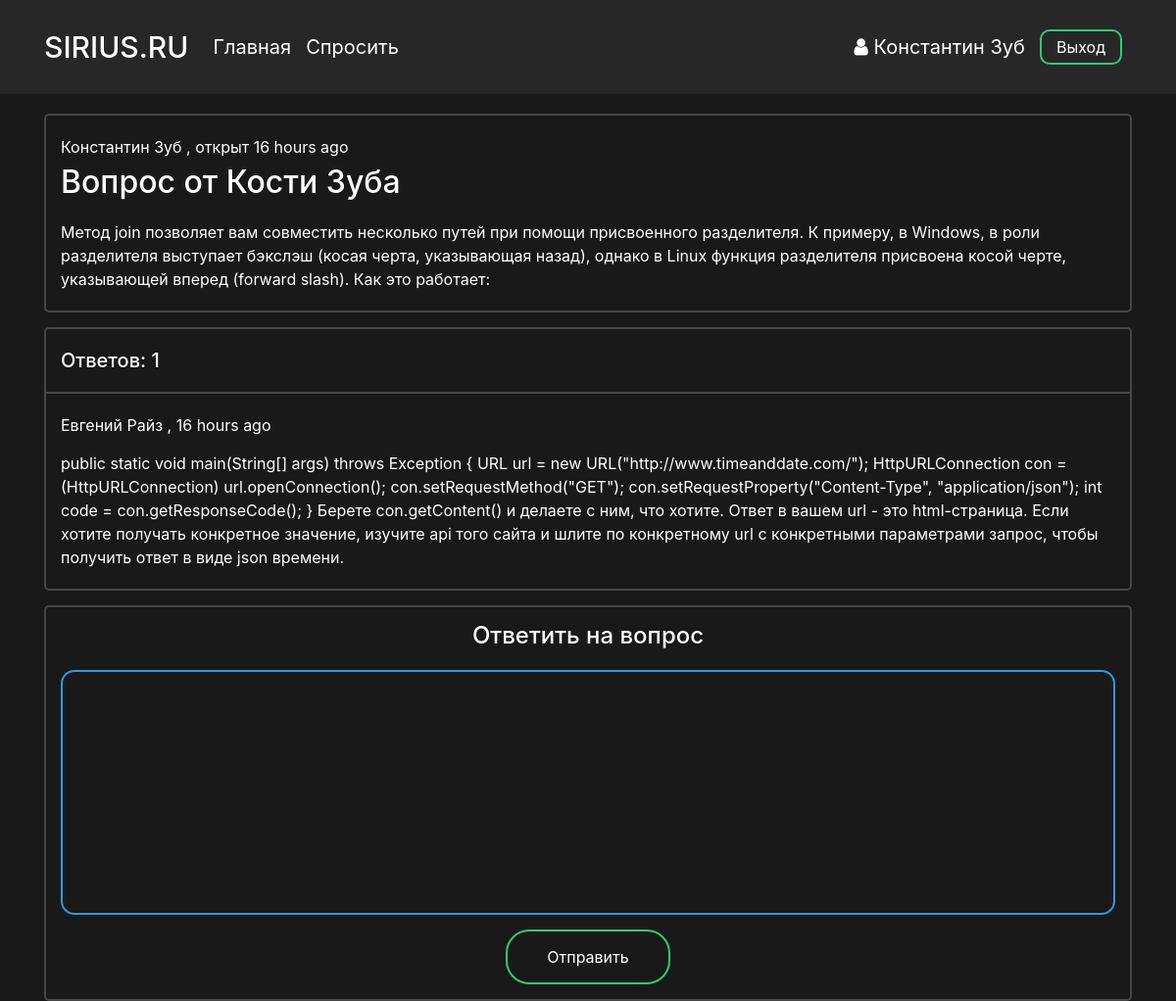
Screenshot of /question/2 (signed in) with the database file from the repository.
### data/users.py (models this page shows, shortened)
class User(SqlAlchemyBase, UserMixin):
    __tablename__ = 'users'
    id = sqlalchemy.Column(sqlalchemy.Integer,
                           primary_key=True, autoincrement=True)
    surname = sqlalchemy.Column(sqlalchemy.String, nullable=True)
    name = sqlalchemy.Column(sqlalchemy.String, nullable=True)
    image_file = sqlalchemy.Column(sqlalchemy.String, nullable=False, default='default.jpg')
    age = sqlalchemy.Column(sqlalchemy.Integer, nullable=True)
    country = sqlalchemy.Column(sqlalchemy.String, nullable=True)
    city = sqlalchemy.Column(sqlalchemy.String, nullable=True)
    email = sqlalchemy.Column(sqlalchemy.String,
                              index=True, unique=True, nullable=True)
    hashed_password = sqlalchemy.Column(sqlalchemy.String, nullable=True)
    registration_date = sqlalchemy.Column(sqlalchemy.DateTime,
                                      default=datetime.datetime.utcnow)

### data/questions.py (models this page shows)
class Question(SqlAlchemyBase):
    __tablename__ = 'questions'
    id = sqlalchemy.Column(sqlalchemy.Integer,
                           primary_key=True, autoincrement=True)
    title = sqlalchemy.Column(sqlalchemy.String)
    text = sqlalchemy.Column(sqlalchemy.String)
    user_id = sqlalchemy.Column(sqlalchemy.Integer,
                                sqlalchemy.ForeignKey("users.id"))
    user = orm.relation('User')
    created_date = sqlalchemy.Column(sqlalchemy.DateTime,
                                      default=datetime.datetime.utcnow)
    def get_answers(self):
        from data import db_session
        db_sess = db_session.create_session()
        answers= db_sess.query(Answer).filter(Answer.question_id == self.id).all()
        return answers

class Answer(SqlAlchemyBase):
    __tablename__ = 'answers'
    id = sqlalchemy.Column(sqlalchemy.Integer,
                           primary_key=True, autoincrement=True)
    text = sqlalchemy.Column(sqlalchemy.String)
    likes = sqlalchemy.Column(sqlalchemy.Integer, default=0)
    is_best = sqlalchemy.Column(sqlalchemy.Boolean, default=False)
    user_id = sqlalchemy.Column(sqlalchemy.Integer,
                                sqlalchemy.ForeignKey("users.id"))
    user = orm.relation('User')
    question_id = sqlalchemy.Column(sqlalchemy.Integer,
                                sqlalchemy.ForeignKey("questions.id"))
    question = orm.relation('Question')
    created_date = sqlalchemy.Column(sqlalchemy.DateTime,
                                      default=datetime.datetime.utcnow)

### main.py (the view, shortened to what this page needs)
@app.route('/question/<int:question_id>', methods=['GET', 'POST'])
def question_page(question_id):
    form = AnswerForm()
    db_sess = db_session.create_session()
    question = db_sess.query(Question).filter(Question.id == question_id).first()
    return render_template(
                        'question.html',
                        id=question_id,
                        question=question,
                        form=form
                    )

### forms/questions.py
class AnswerForm(FlaskForm):
    text = TextAreaField('Введите текст ответа', validators=[DataRequired()])
    submit = SubmitField('Отправить')

### data/db_session.py (called while the page is built)
def create_session() -> Session:
    global __factory
    return __factory()

### main.py (called while the page is built)
@manager.user_loader
def load_user(user_id):
    db_sess = db_session.create_session()
    user = db_sess.query(User).filter(User.id == user_id).first()
    return user

### templates/question.html (shortened to what this page needs)
<head>
    <link rel="stylesheet" type="text/css" href="{{ url_for('static', filename='css/question.css')}}">
</head>
{% extends "base.html" %}
{% block content %}
<div class="question-wrapper">
    <div class="question">
        <p class="user-name">
            <a href="{{ url_for('profile_page', profile_id = question.user.id) }}">
                {{ question.user.name }} {{ question.user.surname }}
            </a>, открыт {{ moment(question.created_date).fromNow(refresh=True) }}
        </p>
        <h2 class="question-title">{{ question.title }}</h2>
        <p class="question-text">{{ question.text }}</p>
    </div>
</div>
<div class="answers">
    {% set answers = question.get_answers() %}
    <div class="answer-count-wrapper">
        <div class="answer-count">
            <h5 class="counter">Ответов: {{ answers|length }}</h5>
        </div>
    </div>
    <div class="answers-block">
        {% for item in answers %}
            <div class="answer-block-wrapper">
                <div class="answer-block">
                    <p class="user-name">
                        <a href="{{ url_for('profile_page', profile_id = item.user.id) }}">
                            {{ item.user.name }} {{ item.user.surname }}
                        </a>,
                        {{ moment(item.created_date).fromNow(refresh=True) }}</p>
                    <p class="question-text">{{ item.text }}</p>
                </div>
            </div>
        {% endfor %}
    </div>
</div>
<div class="answer-form">
    <h4 class="title">Ответить на вопрос</h4>
    {% if current_user %}
        {% if current_user.is_authenticated %}
            <form class="box" action="" method="post">
                {{ form.text(type="text", autocomplete="off") }}
                {{ form.submit(type="submit") }}
            </form>
        {% else %}
            <a class="answer-btn" href="{{ url_for('login') }}">Войти</a>
            <a class="answer-btn" href="{{ url_for('reqister') }}">Зарегистрироваться</a>
        {% endif %}
    {% endif %}
</div>
{% endblock %}

### templates/base.html (shortened to what this page needs)
<!doctype html>
<html lang="ru">
<head>
    <link rel="stylesheet"
          href="https://stackpath.bootstrapcdn.com/bootstrap/4.4.1/css/bootstrap.min.css"
>
    <link rel="stylesheet" href="https://maxcdn.bootstrapcdn.com/font-awesome/4.5.0/css/font-awesome.min.css">
    <link rel="stylesheet" type="text/css" href="{{ url_for('static', filename='css/base.css')}}">
</head>
<body>
    <header>
        <div class="container">
            <nav class="navbar header">
                <div class="nav_left">
                    <a class="navbar-brand nav_logo" href="{{ url_for('main_page') }}">SIRIUS.RU</a>
                    <a class="navbar-brand nav_item" href="{{ url_for('main_page') }}">Главная</a>
                    <a class="navbar-brand nav_item" href="{{ url_for('ask_question_page') }}">Спросить</a>
                </div>
                <div class="nav_right">
                    {% if current_user %}
                        {% if current_user.is_authenticated %}
                            <a class="profile nav_item" href="{{ url_for('profile_page', profile_id = current_user.id) }}">
                                <i class="fa fa-user" aria-hidden="true"></i> {{ current_user.name }} {{current_user.surname }}
                            </a>
                            <a class="nav_item nav_btn" href="{{ url_for('logout') }}">Выход</a>
                        {% else %}
                            <a class="nav_item nav_btn" href="{{ url_for('login') }}">Войти</a>
                            <a class="nav_item nav_btn" href="{{ url_for('reqister') }}">Зарегистрироваться</a>
                        {% endif %}
                    {% endif %}
                </div>
            </nav>
        </div>
    </header>
    <main role="main" class="container">
        {% block content %}{% endblock %}
    </main>
</body>
</html>

### static/css/question.css (style rules this page uses)
.question, .answers, .answer-form { border: 2px solid rgba(255, 255, 255, 0.2); border-radius: 5px; -webkit-background-clip: padding-box; background-clip: padding-box; }
.question { margin-bottom: 15px; padding: 20px 15px; }
.question .user-name { margin-bottom: 5px }
.question .question-title { margin-bottom: 20px }
.answer-count { padding: 20px 15px; }
.counter { margin: 0; }
.answers { margin-bottom: 15px; }
.answer-block-wrapper:after, .answer-block-wrapper:first-child:before { content: ''; display: block; height: 2px; background: rgba(255, 255, 255, 0.2); margin: 0px }
.answer-block-wrapper:last-child:after { content: none; }
.answer-block { padding: 20px 15px; }
.answer-block .user-name { margin-bottom: 15px }
.answer-form { padding: 15px }
.answer-form .title { margin-bottom: 20px; text-align: center; }
.box { margin: 0; }
.box textarea[type = "text"] { border:0; background: none; resize: none; display: block; margin: 0px auto; border: 2px solid #3498db; padding: 7px 10px; width: 100%; outline: none; color: white; border-radius: 14px; transition: 0.25s; }
.box textarea[type = "text"] { height: 250px; }
.box input[type = "submit"] { border:0; background: none; display: block; margin: 15px auto 0px; text-align: center; border: 2px solid #2ecc71; padding: 14px 40px; outline: none; color: white; border-radius: 24px; transition: 0.25s; cursor: pointer; }

### static/css/base.css (style rules this page uses)
html { color: #ffffff }
body { background-color: #191919 !important; color: #ffffff }
a { color: #ffffff; }
p { margin: 0px; }
header { background-color: #272727; color: #ffffff; }
.header { display: flex; justify-content: space-between; vertical-align: middle; margin-bottom: 20px; padding: 10px 0; }
.nav_left, .nav_right { display: flex; flex-direction: row; flex-wrap: nowrap; justify-content: center; align-items: center; align-content: center; }
.nav_logo { font-size: 30px; font-weight: 500; margin-right: 25px }
.nav_item { display: inline-block; margin-right: 15px; transition: 0.15s; }
.profile { font-size: 20px; }
.nav_btn { border-radius: 10px; outline: none; border: 2px solid #2ecc71; background: none; display: block; margin: 20px auto; margin-right: 10px; padding: 4px 15px; text-align: center; color: white; transition: 0.25s; cursor: pointer; }

### rows the page displays
User: name "Константин", surname "Зуб", user.name "Константин", user.surname "Зуб"
Question: created_date "16 hours ago", title "Вопрос от Кости Зуба", text "Метод join позволяет вам совместить несколько путей при помощи присвоенного разделителя. К примеру, в Windows, в роли разделителя выступает бэкслэш (косая черта, указывающая назад), однако в Linux функция разделителя присвоена косой черте, указывающей вперед (forward slash). Как это работает:"
Answer: user.name "Евгений", user.surname "Райз", created_date "16 hours ago", text "public static void main(String[] args) throws Exception { URL url = new URL(\"http://www.timeanddate.com/\"); HttpURLConnection con = (HttpURLConnection) url.openConnection(); con.setRequestMethod(\"GET\"); con.setRequestProperty(\"Content-Type\", \"application/json\"); int code = con.getResponseCode(); } Берете con.getContent() и делаете с ним, что хотите. Ответ в вашем url - это html-страница. Если хотите получать конкретное значение, изучите api того сайта и шлите по конкретному url с конкретными параметрами запрос, чтобы получить ответ в виде json времени."

### other values shown
{{ answers|length }} "1"
